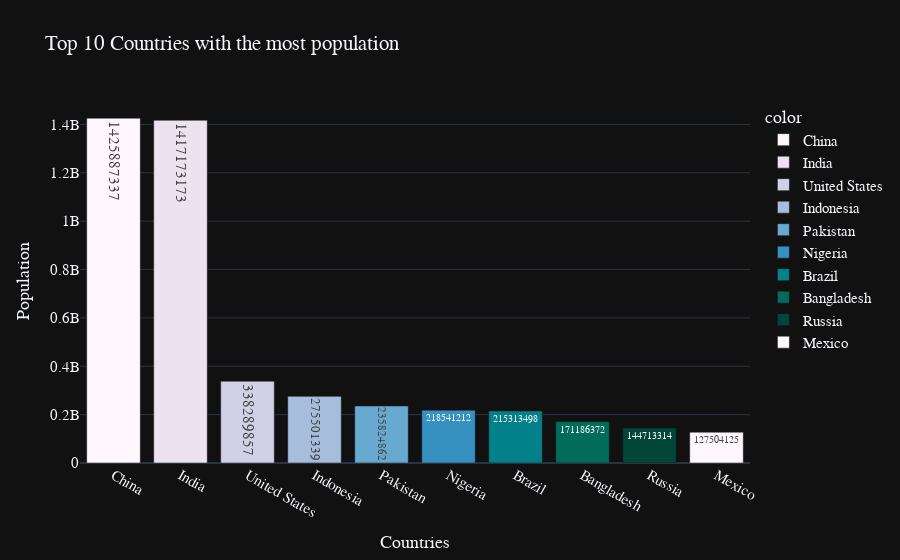

This figure's notebook cell:
### Code cell
top_most_population = df.groupby(by = 'Country/Territory')['2022 Population'].sum().sort_values(ascending=False).head(10)

fig=px.bar(x=top_most_population.index,
          y=top_most_population.values,
          color=top_most_population.index,
          color_discrete_sequence=px.colors.sequential.PuBuGn,
          text=top_most_population.values,
          title="Top 10 Countries with the most population",
          template= 'plotly_dark')
fig.update_layout(
    xaxis_title="Countries",
    yaxis_title="Population",
    font = dict(size=15,family="Franklin Gothic"))
fig.show()

### Figure 1 — Plotly figure (JSON) as saved in the notebook; plotly's stock layout.template omitted (floating-point values rounded to 4 significant figures)
{"data": [{"alignmentgroup": "True", "hovertemplate": "color=China<br>x=%{x}<br>y=%{y}<br>text=%{text}<extra></extra>", "legendgroup": "China", "marker": {"color": "rgb(255,247,251)", "pattern": {"shape": ""}}, "name": "China", "offsetgroup": "China", "orientation": "v", "showlegend": true, "text": [1425887337], "textposition": "auto", "x": ["China"], "xaxis": "x", "y": [1425887337], "yaxis": "y", "type": "bar"}, {"alignmentgroup": "True", "hovertemplate": "color=India<br>x=%{x}<br>y=%{y}<br>text=%{text}<extra></extra>", "legendgroup": "India", "marker": {"color": "rgb(236,226,240)", "pattern": {"shape": ""}}, "name": "India", "offsetgroup": "India", "orientation": "v", "showlegend": true, "text": [1417173173], "textposition": "auto", "x": ["India"], "xaxis": "x", "y": [1417173173], "yaxis": "y", "type": "bar"}, {"alignmentgroup": "True", "hovertemplate": "color=United States<br>x=%{x}<br>y=%{y}<br>text=%{text}<extra></extra>", "legendgroup": "United States", "marker": {"color": "rgb(208,209,230)", "pattern": {"shape": ""}}, "name": "United States", "offsetgroup": "United States", "orientation": "v", "showlegend": true, "text": [338289857], "textposition": "auto", "x": ["United States"], "xaxis": "x", "y": [338289857], "yaxis": "y", "type": "bar"}, {"alignmentgroup": "True", "hovertemplate": "color=Indonesia<br>x=%{x}<br>y=%{y}<br>text=%{text}<extra></extra>", "legendgroup": "Indonesia", "marker": {"color": "rgb(166,189,219)", "pattern": {"shape": ""}}, "name": "Indonesia", "offsetgroup": "Indonesia", "orientation": "v", "showlegend": true, "text": [275501339], "textposition": "auto", "x": ["Indonesia"], "xaxis": "x", "y": [275501339], "yaxis": "y", "type": "bar"}, {"alignmentgroup": "True", "hovertemplate": "color=Pakistan<br>x=%{x}<br>y=%{y}<br>text=%{text}<extra></extra>", "legendgroup": "Pakistan", "marker": {"color": "rgb(103,169,207)", "pattern": {"shape": ""}}, "name": "Pakistan", "offsetgroup": "Pakistan", "orientation": "v", "showlegend": true, "text": [235824862], "textposition": "auto", "x": ["Pakistan"], "xaxis": "x", "y": [235824862], "yaxis": "y", "type": "bar"}, {"alignmentgroup": "True", "hovertemplate": "color=Nigeria<br>x=%{x}<br>y=%{y}<br>text=%{text}<extra></extra>", "legendgroup": "Nigeria", "marker": {"color": "rgb(54,144,192)", "pattern": {"shape": ""}}, "name": "Nigeria", "offsetgroup": "Nigeria", "orientation": "v", "showlegend": true, "text": [218541212], "textposition": "auto", "x": ["Nigeria"], "xaxis": "x", "y": [218541212], "yaxis": "y", "type": "bar"}, {"alignmentgroup": "True", "hovertemplate": "color=Brazil<br>x=%{x}<br>y=%{y}<br>text=%{text}<extra></extra>", "legendgroup": "Brazil", "marker": {"color": "rgb(2,129,138)", "pattern": {"shape": ""}}, "name": "Brazil", "offsetgroup": "Brazil", "orientation": "v", "showlegend": true, "text": [215313498], "textposition": "auto", "x": ["Brazil"], "xaxis": "x", "y": [215313498], "yaxis": "y", "type": "bar"}, {"alignmentgroup": "True", "hovertemplate": "color=Bangladesh<br>x=%{x}<br>y=%{y}<br>text=%{text}<extra></extra>", "legendgroup": "Bangladesh", "marker": {"color": "rgb(1,108,89)", "pattern": {"shape": ""}}, "name": "Bangladesh", "offsetgroup": "Bangladesh", "orientation": "v", "showlegend": true, "text": [171186372], "textposition": "auto", "x": ["Bangladesh"], "xaxis": "x", "y": [171186372], "yaxis": "y", "type": "bar"}, {"alignmentgroup": "True", "hovertemplate": "color=Russia<br>x=%{x}<br>y=%{y}<br>text=%{text}<extra></extra>", "legendgroup": "Russia", "marker": {"color": "rgb(1,70,54)", "pattern": {"shape": ""}}, "name": "Russia", "offsetgroup": "Russia", "orientation": "v", "showlegend": true, "text": [144713314], "textposition": "auto", "x": ["Russia"], "xaxis": "x", "y": [144713314], "yaxis": "y", "type": "bar"}, {"alignmentgroup": "True", "hovertemplate": "color=Mexico<br>x=%{x}<br>y=%{y}<br>text=%{text}<extra></extra>", "legendgroup": "Mexico", "marker": {"color": "rgb(255,247,251)", "pattern": {"shape": ""}}, "name": "Mexico", "offsetgroup": "Mexico", "orientation": "v", "showlegend": true, "text": [127504125], "textposition": "auto", "x": ["Mexico"], "xaxis": "x", "y": [127504125], "yaxis": "y", "type": "bar"}], "layout": {"xaxis": {"anchor": "y", "domain": [0, 1], "title": {"text": "Countries"}}, "yaxis": {"anchor": "x", "domain": [0, 1], "title": {"text": "Population"}}, "legend": {"title": {"text": "color"}, "tracegroupgap": 0}, "title": {"text": "Top 10 Countries with the most population"}, "barmode": "relative", "font": {"size": 15, "family": "Franklin Gothic"}}}
